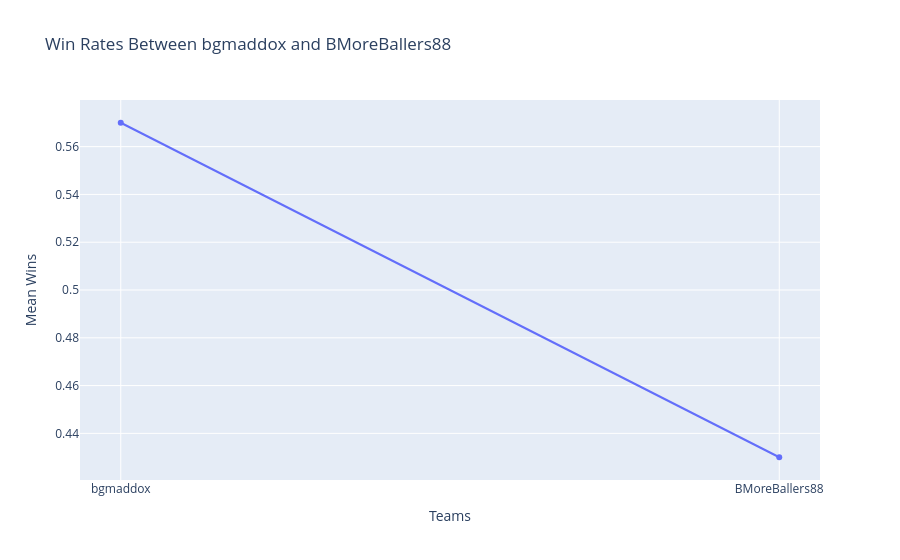

Notebook cell for this chart:
### Code cell
# Replace 'team1' and 'team2' with the actual team names you want to compare
team1 = 'bgmaddox'
team2 = 'BMoreBallers88'

# Pulling the values for the two teams from the pivot table
win_rate_team1 = OppWinPercentageTable_Current.loc[team1, team2]
win_rate_team2 = OppWinPercentageTable_Current.loc[team2, team1]

# Create a simple line graph
figLine = go.Figure()

# Add a line representing the win rates between the two teams
figLine.add_trace(go.Scatter(x=[team1, team2], 
                         y=[win_rate_team1, win_rate_team2],
                         mode='lines+markers',
                         name=f"{team1} vs {team2}"))

# Add title and labels
figLine.update_layout(title=f"Win Rates Between {team1} and {team2}",
                  xaxis_title="Teams",
                  yaxis_title="Mean Wins")

figLine.show()

### Figure 1 — Plotly figure (JSON) as saved in the notebook; plotly's stock layout.template omitted (floating-point values rounded to 4 significant figures)
{"data": [{"mode": "lines+markers", "name": "bgmaddox vs BMoreBallers88", "type": "scatter", "x": ["bgmaddox", "BMoreBallers88"], "y": [0.57, 0.43]}], "layout": {"title": {"text": "Win Rates Between bgmaddox and BMoreBallers88"}, "xaxis": {"title": {"text": "Teams"}}, "yaxis": {"title": {"text": "Mean Wins"}}}}
